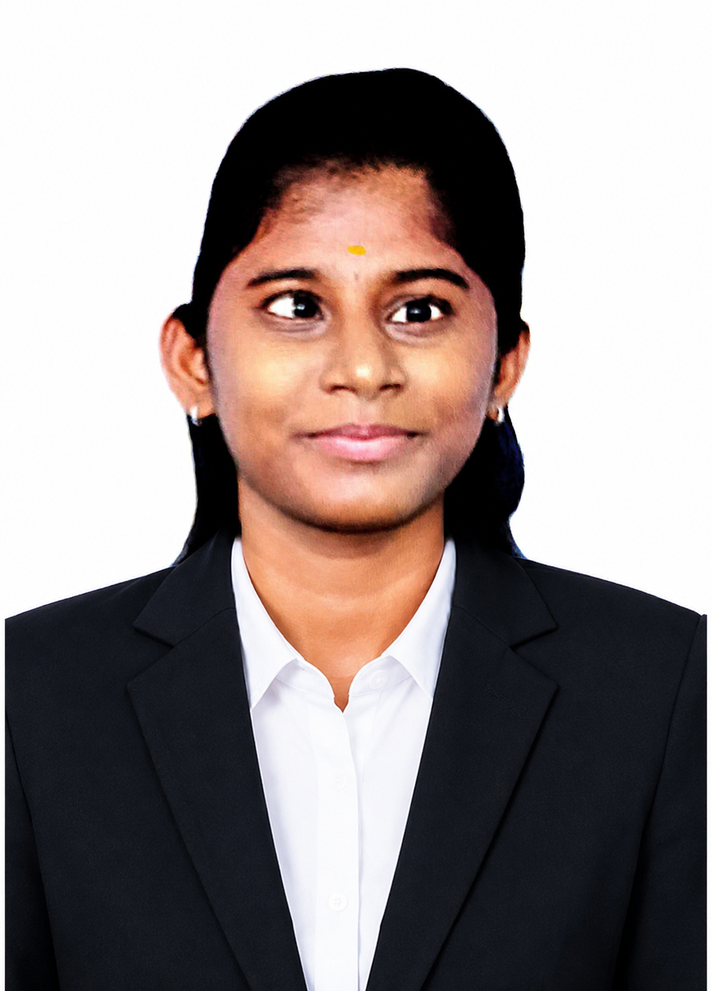
#> input picture Image.png, 712 x 991 px, shrunk from 1063 x 1480 before the run
$ jupyter execute --allow-errors 'EX7 (1).ipynb'
#> lines starting #> are read from the running program, lines starting #| are printed output that depends on the picture
## Exp-7-Record-HOUGH TRANSFORM

[cell 1]
## NAME : NIKILA D

[cell 2]
##

[cell 3]
import cv2
import numpy as np
import matplotlib.pyplot as plt

[cell 4]
# Step 2: Load the image using imread() from cv2 module
image = cv2.imread('Image.png')  # Replace 'image.jpg' with your image path
#> image is the input picture: shape (991, 712, 3); mean B, G, R 138.2, 139.8, 150.1

[cell 5]
# Step 3: Convert the image to grayscale
gray_image = cv2.cvtColor(image, cv2.COLOR_BGR2GRAY)
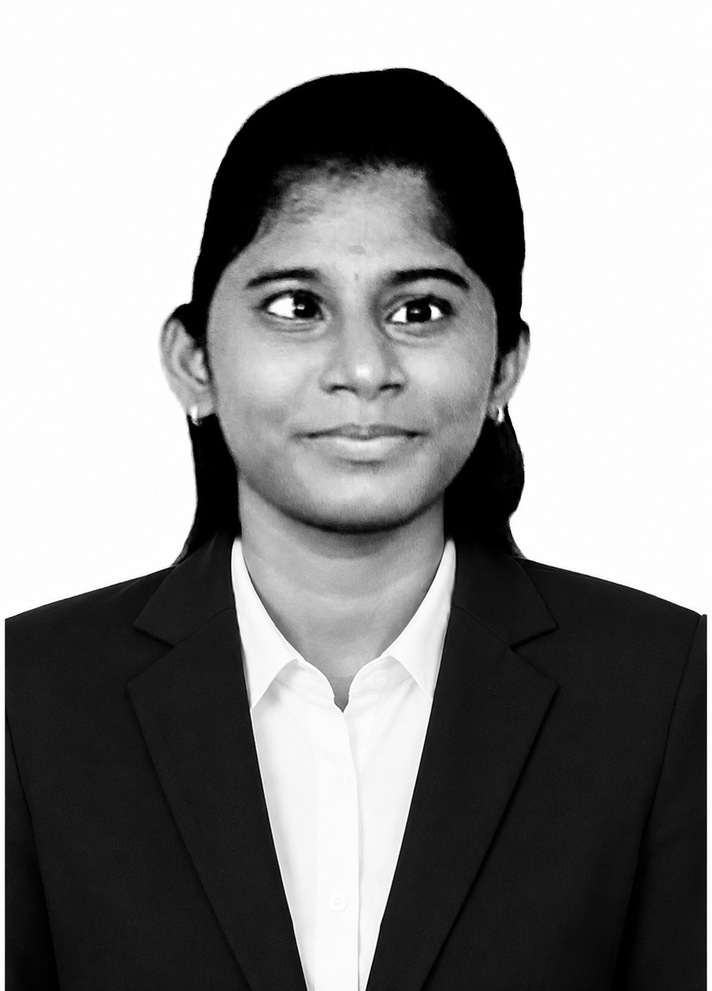
#> gray_image: shape (991, 712); min 0, max 255, mean 142.6

[cell 6]
# Input image and grayscale image
plt.imshow(cv2.cvtColor(image, cv2.COLOR_BGR2RGB))  # Convert image to RGB for displaying
plt.title("Input Image")
plt.axis('off')

[cell 7]
plt.imshow(gray_image, cmap='gray')
plt.title("Grayscale Image")
plt.axis('off')

[cell 8]
# Step 4: Using Canny operator from cv2, detect the edges of the image
edges = cv2.Canny(gray_image, 50, 150)  # Canny edge detection with threshold values 50 and 150
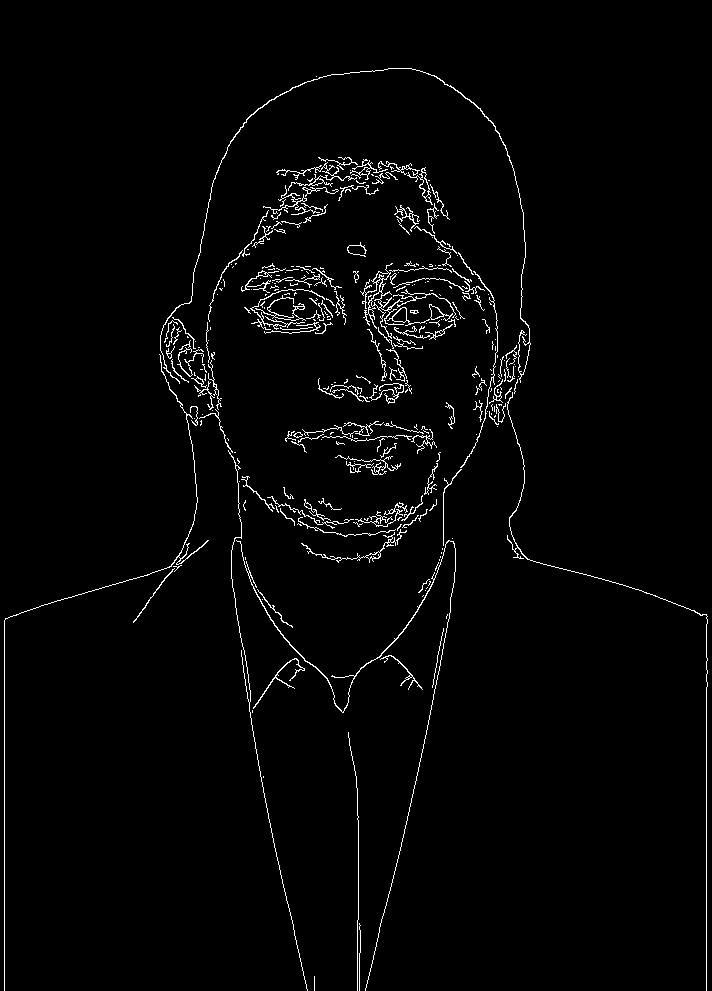
#> edges: shape (991, 712); 2.2% white in thin lines or dots

[cell 9]
# Canny Edge Detector output
plt.imshow(edges, cmap='gray')
plt.title("Canny Edge Detector")
plt.axis('off')

[cell 10]
# Step 5: Using the HoughLinesP(), detect line coordinates for every point in the image
# The parameters of HoughLinesP are: image, resolution, threshold, minLineLength, maxLineGap
lines = cv2.HoughLinesP(edges, 1, np.pi / 180, 100, minLineLength=50, maxLineGap=10)
#> lines = [[4, 990, 4, 620], [706, 990, 706, 614], [400, 850, 443, 648], [357, 990, 357, 920], [358, 919, 358, 816], [264, 797, 282, 879], [289, 908, 307, 990], [365, 989, 406, 821], [41, 605, 154, 572], [245, 684, 267, 809], [482, 423, 524, 371], [359, 990, 360, 925]]
